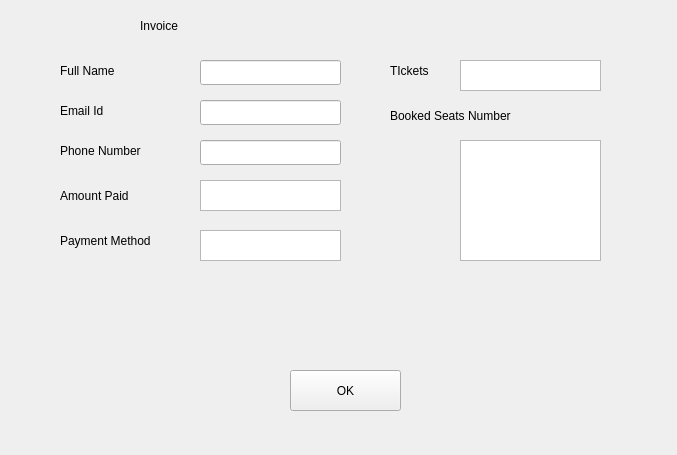
<?xml version="1.0" encoding="UTF-8"?>
<ui version="4.0">
 <class>FinalInvoice</class>
 <widget class="QWidget" name="FinalInvoice">
  <property name="geometry">
   <rect>
    <x>0</x>
    <y>0</y>
    <width>677</width>
    <height>455</height>
   </rect>
  </property>
  <property name="minimumSize">
   <size>
    <width>673</width>
    <height>455</height>
   </size>
  </property>
  <property name="windowTitle">
   <string>Form</string>
  </property>
  <widget class="QLabel" name="adminLoginLabel_10">
   <property name="geometry">
    <rect>
     <x>60</x>
     <y>60</y>
     <width>91</width>
     <height>21</height>
    </rect>
   </property>
   <property name="text">
    <string>Full Name</string>
   </property>
  </widget>
  <widget class="QLineEdit" name="phoneLineEdit">
   <property name="geometry">
    <rect>
     <x>200</x>
     <y>140</y>
     <width>141</width>
     <height>25</height>
    </rect>
   </property>
  </widget>
  <widget class="QLabel" name="adminLoginLabel_12">
   <property name="geometry">
    <rect>
     <x>60</x>
     <y>100</y>
     <width>111</width>
     <height>21</height>
    </rect>
   </property>
   <property name="text">
    <string>Email Id</string>
   </property>
  </widget>
  <widget class="QLineEdit" name="nameLineEdit">
   <property name="geometry">
    <rect>
     <x>200</x>
     <y>60</y>
     <width>141</width>
     <height>25</height>
    </rect>
   </property>
  </widget>
  <widget class="QLineEdit" name="emailLineEdit">
   <property name="geometry">
    <rect>
     <x>200</x>
     <y>100</y>
     <width>141</width>
     <height>25</height>
    </rect>
   </property>
  </widget>
  <widget class="QLabel" name="adminLoginLabel_18">
   <property name="geometry">
    <rect>
     <x>60</x>
     <y>180</y>
     <width>91</width>
     <height>31</height>
    </rect>
   </property>
   <property name="text">
    <string>Amount Paid</string>
   </property>
  </widget>
  <widget class="QTextEdit" name="totaltextEdit">
   <property name="geometry">
    <rect>
     <x>200</x>
     <y>180</y>
     <width>141</width>
     <height>31</height>
    </rect>
   </property>
  </widget>
  <widget class="QLabel" name="adminLoginLabel_7">
   <property name="geometry">
    <rect>
     <x>60</x>
     <y>230</y>
     <width>131</width>
     <height>21</height>
    </rect>
   </property>
   <property name="text">
    <string>Payment Method</string>
   </property>
  </widget>
  <widget class="QTextEdit" name="Payment">
   <property name="geometry">
    <rect>
     <x>200</x>
     <y>230</y>
     <width>141</width>
     <height>31</height>
    </rect>
   </property>
  </widget>
  <widget class="QLabel" name="mainlabal_2">
   <property name="geometry">
    <rect>
     <x>140</x>
     <y>0</y>
     <width>91</width>
     <height>51</height>
    </rect>
   </property>
   <property name="styleSheet">
    <string notr="true">font: 75 19pt &quot;Serif&quot;;</string>
   </property>
   <property name="text">
    <string>Invoice</string>
   </property>
  </widget>
  <widget class="QPushButton" name="discoutpushButton_2">
   <property name="geometry">
    <rect>
     <x>290</x>
     <y>370</y>
     <width>111</width>
     <height>41</height>
    </rect>
   </property>
   <property name="minimumSize">
    <size>
     <width>101</width>
     <height>0</height>
    </size>
   </property>
   <property name="text">
    <string>OK</string>
   </property>
  </widget>
  <widget class="QListWidget" name="listWidget">
   <property name="geometry">
    <rect>
     <x>460</x>
     <y>140</y>
     <width>141</width>
     <height>121</height>
    </rect>
   </property>
  </widget>
  <widget class="QLabel" name="adminLoginLabel_13">
   <property name="geometry">
    <rect>
     <x>390</x>
     <y>100</y>
     <width>171</width>
     <height>31</height>
    </rect>
   </property>
   <property name="text">
    <string>Booked Seats Number</string>
   </property>
  </widget>
  <widget class="QTextEdit" name="tickettextEdit_2">
   <property name="geometry">
    <rect>
     <x>460</x>
     <y>60</y>
     <width>141</width>
     <height>31</height>
    </rect>
   </property>
  </widget>
  <widget class="QLabel" name="adminLoginLabel_4">
   <property name="geometry">
    <rect>
     <x>390</x>
     <y>60</y>
     <width>51</width>
     <height>21</height>
    </rect>
   </property>
   <property name="text">
    <string>TIckets</string>
   </property>
  </widget>
  <widget class="QLabel" name="adminLoginLabel_11">
   <property name="geometry">
    <rect>
     <x>60</x>
     <y>140</y>
     <width>111</width>
     <height>21</height>
    </rect>
   </property>
   <property name="text">
    <string>Phone Number</string>
   </property>
  </widget>
 </widget>
 <resources/>
 <connections/>
</ui>
